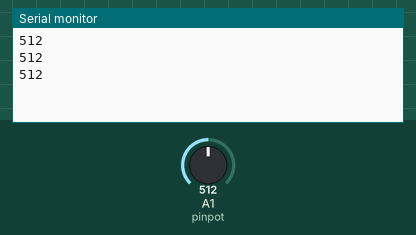
Simulated run of this sketch. Board: Arduino Uno, built with avr-gcc and run on an emulated ATmega328P. Parts: the last lines printed to the serial monitor. Inputs (shaded band) come from the test bench; at power-on: A1 (pinpot) = 512.

Above: at 1.3 s.
1.4 s: A1 (pinpot) set to 716
At 1.9 s:
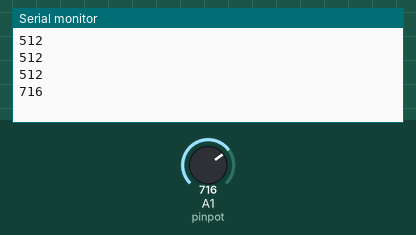
2.9 s: A1 (pinpot) set to 900
At 3.4 s:
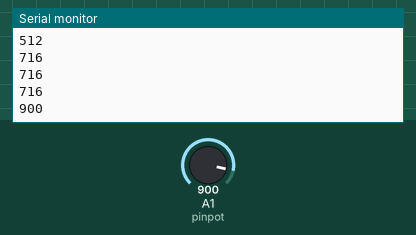
Timing chart, 0 to 5.9 s (numbered marks = the images above; inputs shaded):
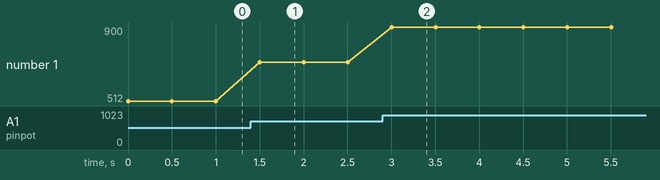

The sketch:

Analog.ino
```cpp
int pinpot = A1;
int nilaipot;
void setup() {
  // put your setup code here, to run once:
 Serial.begin(9600);
}
void loop() {
  // put your main code here, to run repeatedly:
  nilaipot = analogRead(pinpot);
  Serial.println(nilaipot);
  delay(500);
}
```

Measured:
- after the input at 1.4 s, the serial monitor: prints a new line after 0.10 s (image 1)
- after the input at 2.9 s, the serial monitor: prints a new line after 0.10 s (image 2)
- plotted number 1: 512 → 716 after the input at 1.4 s, 716 → 900 after the input at 2.9 s
